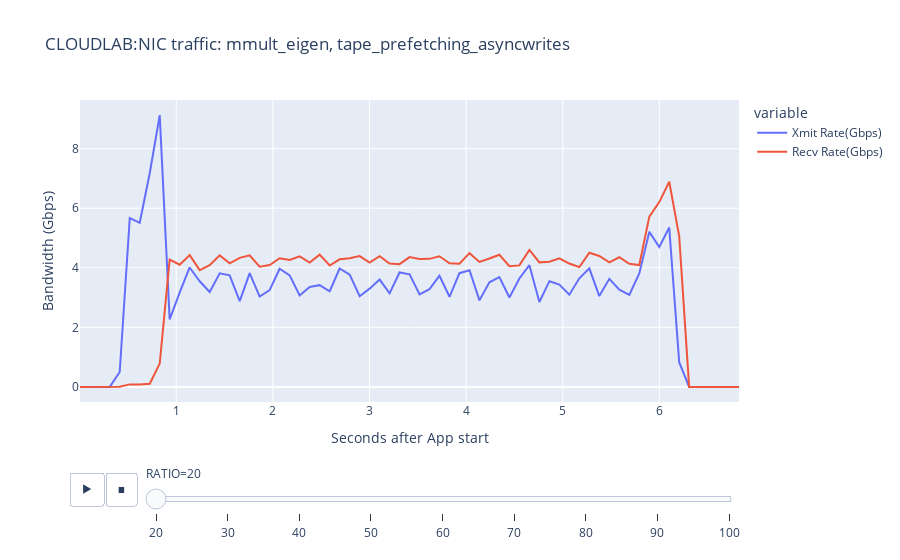

This figure's notebook cell:
### Code cell
# data_dir = "../final2_exp_results/experiment_results_nproc_6"
data_dir = "../prefetching-data/evictions-data/multiprocess/10gbps/experiment_results_nproc_1"

for w in ["mmult_eigen"]:#WORKLOADS:
    nic_data = get_nic_monitor_data(EXPERIMENT_TYPES,  w, data_dir)

    for exp in EXPERIMENT_TYPES:
        exp_nic_data = nic_data.loc[nic_data["Experiment Name"] == exp].sort_values(["RATIO", "Time(s)"])

        sum_data = 0
        sum_time = 0
        for ratio in set(exp_nic_data["RATIO"]):
            #[tx, rx]
            sum_data = [0,0]
            sum_time = [0,0]
            last_row = [0,0, 0]
            vs = [[], []]

            for i, row in exp_nic_data[exp_nic_data["RATIO"] == ratio].iterrows():
                tx, rx, t = row['Xmit(MB)'], row['Recv(MB)'], row['Time(s)']

                for i,v in enumerate([tx, rx]):
                    vs[i].append((v - last_row[i])/ (t - last_row[2]+0.0001) * 8/1024)
                    last_row[i] = v
                last_row[2] = t


            exp_nic_data.loc[exp_nic_data["RATIO"] == ratio, "Xmit Rate(Gbps)"] = vs[0]
            exp_nic_data.loc[exp_nic_data["RATIO"] == ratio, "Recv Rate(Gbps)"] = vs[1]

        fig = px.line(exp_nic_data, 
                x='Time(s)', y=[ #'Xmit(MB)','Recv(MB)',
                                'Xmit Rate(Gbps)', 'Recv Rate(Gbps)'],
                      animation_frame="RATIO",
                      title= "NIC traffic: mmult_eigen, %s" % exp
                    )

        fig.update_layout(
            xaxis_title="Seconds after App start",
            yaxis_title="Bandwidth (Gbps)",
        )
        plot(fig)
#         fig.show()

### Figure 1 — Plotly figure (JSON) as saved in the notebook; plotly's stock layout.template omitted (floating-point values rounded to 4 significant figures)
{"data": [{"hovertemplate": "variable=Xmit Rate(Gbps)<br>RATIO=20<br>Time(s)=%{x}<br>value=%{y}<extra></extra>", "legendgroup": "Xmit Rate(Gbps)", "line": {"color": "#636efa", "dash": "solid"}, "marker": {"symbol": "circle"}, "mode": "lines", "name": "Xmit Rate(Gbps)", "orientation": "v", "showlegend": true, "type": "scatter", "x": [0.004, 0.107, 0.209, 0.312, 0.415, 0.519, 0.622, 0.726, 0.829, 0.932, 1.036, 1.139, 1.243, 1.346, 1.45, 1.553, 1.657, 1.76, 1.863, 1.967, 2.07, 2.174, 2.277, 2.381, 2.484, 2.588, 2.691, 2.795, 2.898, 3.001, 3.105, 3.208, 3.311, 3.415, 3.518, 3.621, 3.724, 3.828, 3.931, 4.035, 4.138, 4.241, 4.344, 4.448, 4.551, 4.655, 4.758, 4.862, 4.965, 5.068, 5.172, 5.275, 5.378, 5.482, 5.585, 5.689, 5.792, 5.896, 5.999, 6.102, 6.205, 6.308, 6.412, 6.515, 6.618, 6.721, 6.824], "xaxis": "x", "y": [0, 0, 0, 0, 0.5004, 5.669, 5.51, 7.184, 9.127, 2.269, 3.175, 4.01, 3.548, 3.186, 3.815, 3.747, 2.879, 3.822, 3.034, 3.249, 3.968, 3.745, 3.07, 3.356, 3.417, 3.212, 3.976, 3.769, 3.045, 3.3, 3.604, 3.141, 3.843, 3.78, 3.103, 3.281, 3.732, 3.026, 3.819, 3.92, 2.906, 3.512, 3.685, 3.002, 3.64, 4.087, 2.85, 3.55, 3.436, 3.097, 3.647, 3.98, 3.051, 3.63, 3.265, 3.088, 3.809, 5.207, 4.696, 5.35, 0.8306, 0, 0, 0, 0, 0, 0], "yaxis": "y"}, {"hovertemplate": "variable=Recv Rate(Gbps)<br>RATIO=20<br>Time(s)=%{x}<br>value=%{y}<extra></extra>", "legendgroup": "Recv Rate(Gbps)", "line": {"color": "#EF553B", "dash": "solid"}, "marker": {"symbol": "circle"}, "mode": "lines", "name": "Recv Rate(Gbps)", "orientation": "v", "showlegend": true, "type": "scatter", "x": [0.004, 0.107, 0.209, 0.312, 0.415, 0.519, 0.622, 0.726, 0.829, 0.932, 1.036, 1.139, 1.243, 1.346, 1.45, 1.553, 1.657, 1.76, 1.863, 1.967, 2.07, 2.174, 2.277, 2.381, 2.484, 2.588, 2.691, 2.795, 2.898, 3.001, 3.105, 3.208, 3.311, 3.415, 3.518, 3.621, 3.724, 3.828, 3.931, 4.035, 4.138, 4.241, 4.344, 4.448, 4.551, 4.655, 4.758, 4.862, 4.965, 5.068, 5.172, 5.275, 5.378, 5.482, 5.585, 5.689, 5.792, 5.896, 5.999, 6.102, 6.205, 6.308, 6.412, 6.515, 6.618, 6.721, 6.824], "xaxis": "x", "y": [0, 0, 0, 0, 0.006102, 0.08398, 0.08002, 0.1054, 0.7835, 4.276, 4.105, 4.427, 3.921, 4.085, 4.417, 4.149, 4.333, 4.416, 4.035, 4.094, 4.32, 4.263, 4.382, 4.173, 4.442, 4.076, 4.285, 4.321, 4.393, 4.177, 4.389, 4.143, 4.123, 4.358, 4.297, 4.299, 4.387, 4.154, 4.136, 4.492, 4.197, 4.311, 4.438, 4.051, 4.08, 4.602, 4.182, 4.202, 4.319, 4.142, 4.021, 4.507, 4.398, 4.183, 4.354, 4.134, 4.093, 5.717, 6.205, 6.89, 5.063, 0, 0, 0, 0, 0, 0], "yaxis": "y"}], "layout": {"legend": {"title": {"text": "variable"}, "tracegroupgap": 0}, "sliders": [{"active": 0, "currentvalue": {"prefix": "RATIO="}, "len": 0.9, "pad": {"b": 10, "t": 60}, "steps": [{"args": [["20"], {"frame": {"duration": 0, "redraw": false}, "fromcurrent": true, "mode": "immediate", "transition": {"duration": 0, "easing": "linear"}}], "label": "20", "method": "animate"}, {"args": [["30"], {"frame": {"duration": 0, "redraw": false}, "fromcurrent": true, "mode": "immediate", "transition": {"duration": 0, "easing": "linear"}}], "label": "30", "method": "animate"}, {"args": [["40"], {"frame": {"duration": 0, "redraw": false}, "fromcurrent": true, "mode": "immediate", "transition": {"duration": 0, "easing": "linear"}}], "label": "40", "method": "animate"}, {"args": [["50"], {"frame": {"duration": 0, "redraw": false}, "fromcurrent": true, "mode": "immediate", "transition": {"duration": 0, "easing": "linear"}}], "label": "50", "method": "animate"}, {"args": [["60"], {"frame": {"duration": 0, "redraw": false}, "fromcurrent": true, "mode": "immediate", "transition": {"duration": 0, "easing": "linear"}}], "label": "60", "method": "animate"}, {"args": [["70"], {"frame": {"duration": 0, "redraw": false}, "fromcurrent": true, "mode": "immediate", "transition": {"duration": 0, "easing": "linear"}}], "label": "70", "method": "animate"}, {"args": [["80"], {"frame": {"duration": 0, "redraw": false}, "fromcurrent": true, "mode": "immediate", "transition": {"duration": 0, "easing": "linear"}}], "label": "80", "method": "animate"}, {"args": [["90"], {"frame": {"duration": 0, "redraw": false}, "fromcurrent": true, "mode": "immediate", "transition": {"duration": 0, "easing": "linear"}}], "label": "90", "method": "animate"}, {"args": [["100"], {"frame": {"duration": 0, "redraw": false}, "fromcurrent": true, "mode": "immediate", "transition": {"duration": 0, "easing": "linear"}}], "label": "100", "method": "animate"}], "x": 0.1, "xanchor": "left", "y": 0, "yanchor": "top"}], "title": {"text": "CLOUDLAB:NIC traffic: mmult_eigen, tape_prefetching_asyncwrites"}, "updatemenus": [{"buttons": [{"args": [null, {"frame": {"duration": 500, "redraw": false}, "fromcurrent": true, "mode": "immediate", "transition": {"duration": 500, "easing": "linear"}}], "label": "&#9654;", "method": "animate"}, {"args": [[null], {"frame": {"duration": 0, "redraw": false}, "fromcurrent": true, "mode": "immediate", "transition": {"duration": 0, "easing": "linear"}}], "label": "&#9724;", "method": "animate"}], "direction": "left", "pad": {"r": 10, "t": 70}, "showactive": false, "type": "buttons", "x": 0.1, "xanchor": "right", "y": 0, "yanchor": "top"}], "xaxis": {"anchor": "y", "domain": [0, 1], "title": {"text": "Seconds after App start"}}, "yaxis": {"anchor": "x", "domain": [0, 1], "title": {"text": "Bandwidth (Gbps)"}}}}
